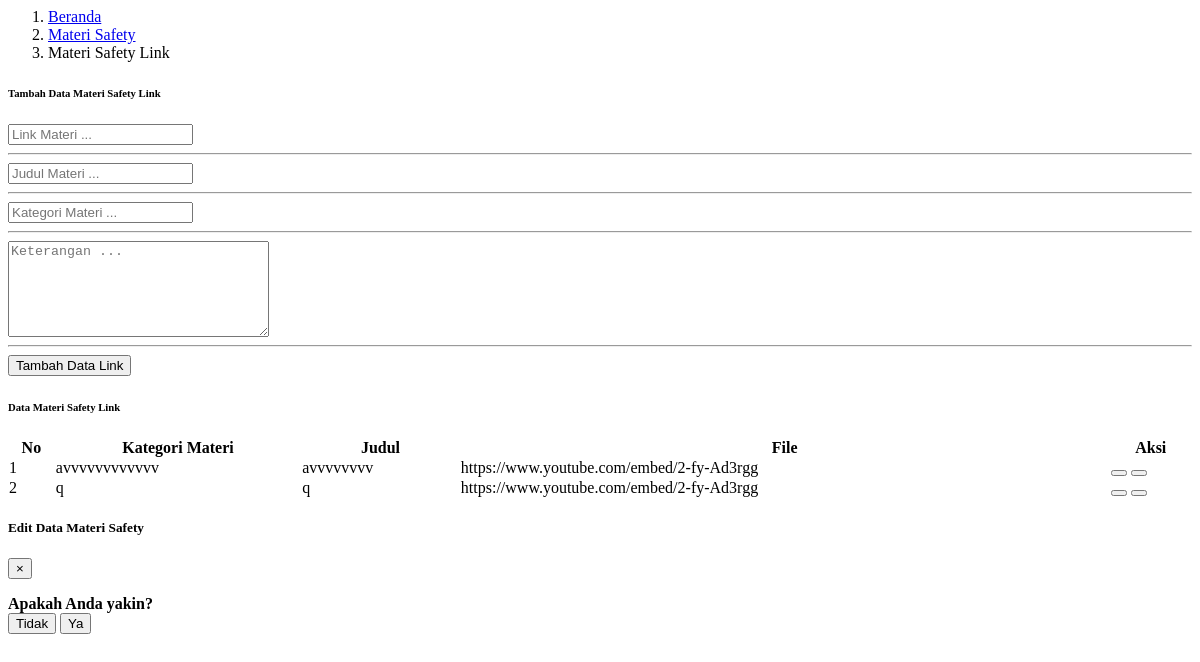
The page /module/admin/materiTraining/dataMateriSafetyLink.php on the database as committed earlier.
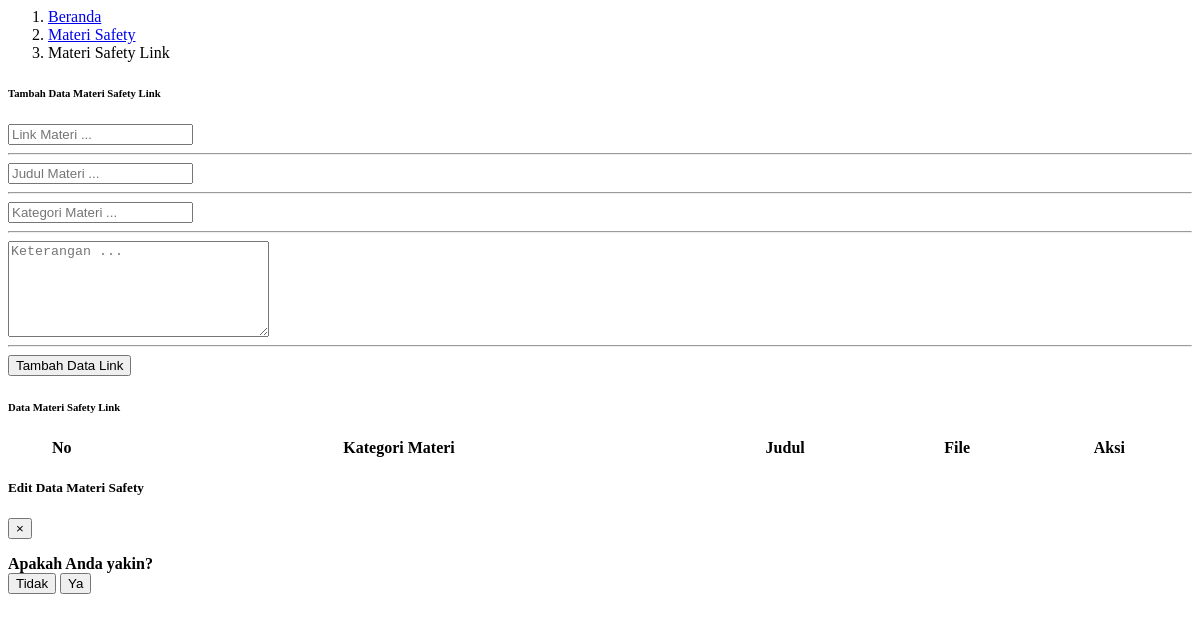
The same page on the database as committed later.
### tables this page shows
CREATE TABLE `tabel_materi_safety` (
  `id_materi_safety` int(11) NOT NULL,
  `kategori_materi` varchar(100) NOT NULL,
  `judul_materi` varchar(100) NOT NULL,
  `keterangan_materi` text NOT NULL,
  `file_materi` text NOT NULL,
  `tipe` enum('link','file') NOT NULL,
  `tanggal_upload` date NOT NULL
);

### module/admin/materiTraining/dataMateriSafetyLink.php (the view, shortened to what the changed rows need)
<?php
  include "../process/proses_adminDataMateriSafetyLink.php";
?>
<body>
    <div class="container-fluid" id="dataMateri">
        <div class="card shadow mb-4">
            <div class="card-body">
                <div class="table-responsive">
                    <table class="table table-bordered" id="dataTable" width="100%" cellspacing="0">
                        <thead>
                            <tr class="text-center">
                                <th>No</th>
                                <th>Kategori Materi</th>
                                <th>Judul</th>
                                <th>File</th>
                                <th>Aksi</th>
                            </tr>
                        </thead>
                        <tbody>
                            <?php
                                $queryTampilData = "SELECT * FROM tabel_materi_safety WHERE tipe LIKE '%link%';";
                                $resultTampilData = mysqli_query($con, $queryTampilData);
                                $index = 1;
                                if(mysqli_num_rows($resultTampilData) > 0){
                                    while($rowTampilData = mysqli_fetch_assoc($resultTampilData)){
                                        ?>
                                            <tr class="text-center" id-materi-safetyLink="<?php echo $rowTampilData["id_materi_safety"] ?>">
                                                <td ><?php echo $index; ?></td>
                                                <td class="kategoriMateri"><?php echo $rowTampilData["kategori_materi"]; ?></td>
                                                <td class="judulMateri"><?php echo $rowTampilData["judul_materi"]; ?></td>
                                                <td class="fileMateri"><?php echo $rowTampilData["file_materi"]; ?></td>
                                                <td>
                                                    <button type="button" class="btn btn-primary edit-dataMateriSafetyLink-admin mb-3 mb-sm-0" data-toggle="modal" data-target="#editDataMateriSafetyLinkModal" id_materiSafetyLinkEdit="<?php echo $rowTampilData["id_materi_safety"];?>">
                                                    </button>
                                                    <button type="button" class="btn btn-danger hapus-dataMateriSafetyLink-admin" data-toggle="modal" data-target="#hapusDataMateriSafetyLinkModal" id_materi_safety="<?php echo $rowTampilData["id_materi_safety"];?>">
                                                    </button>
                                                </td>
                                            </tr>
                                        <?php
                                        $index++;
                                    }
                                    ?>
                                    <?php
                                }
                                else{
                                    ?>
                                    <?php
                                }
                            ?>
                        </tbody>
                    </table>
                </div>
            </div>
        </div>
    </div>
</body>

Rows that differ between the two databases and show on the page:
removed tabel_materi_safety: kategori_materi "avvvvvvvvvvvv", judul_materi "avvvvvvvv", file_materi "https://www.youtube.com/embed/2-fy-Ad3rgg"
removed tabel_materi_safety: kategori_materi "q", judul_materi "q", file_materi "https://www.youtube.com/embed/2-fy-Ad3rgg"
